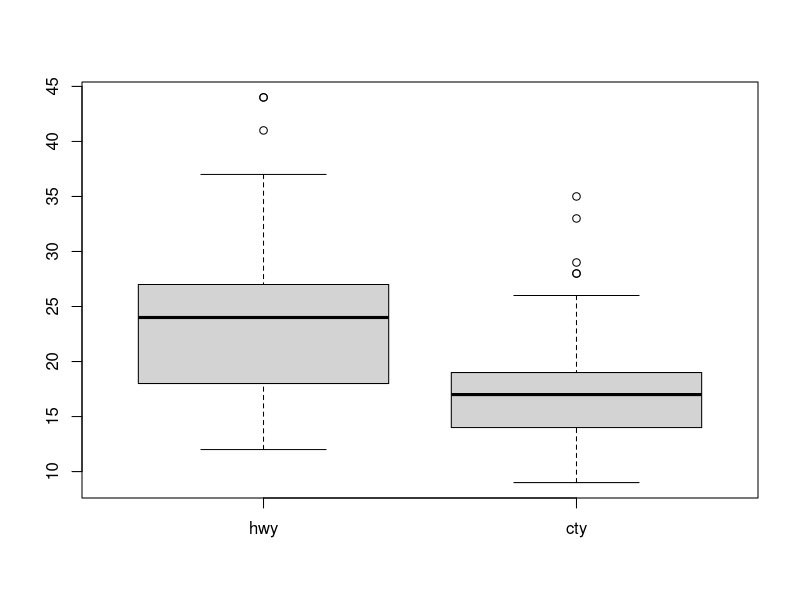
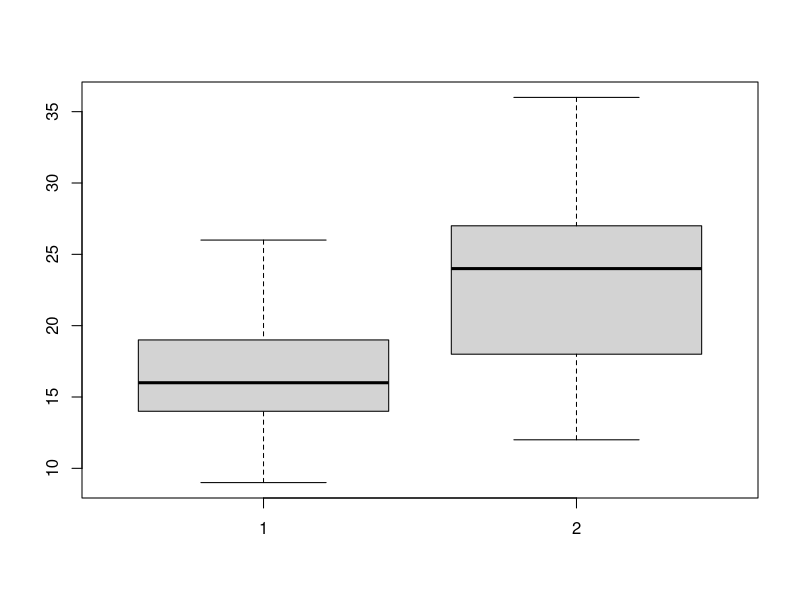
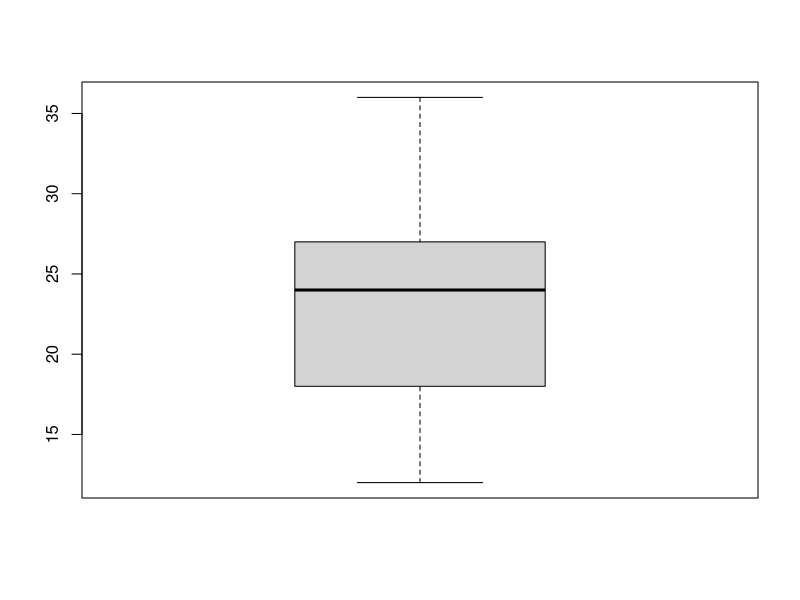
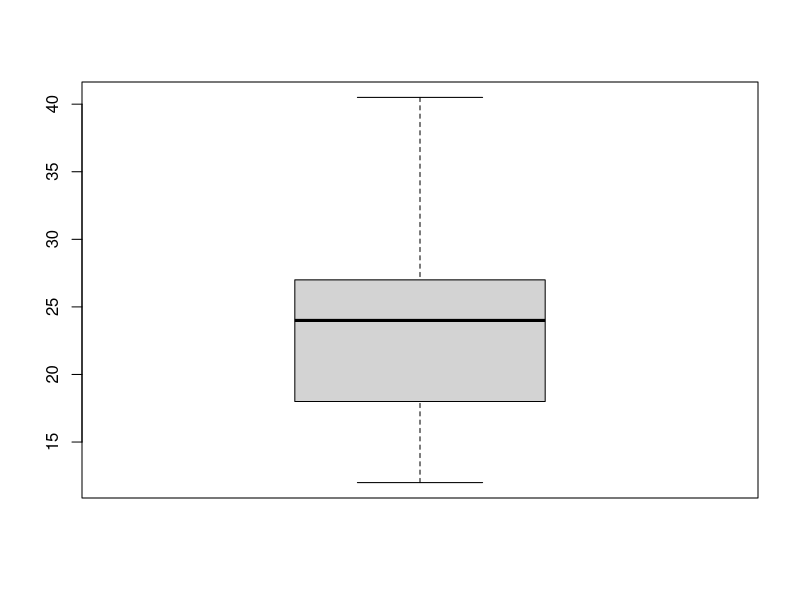
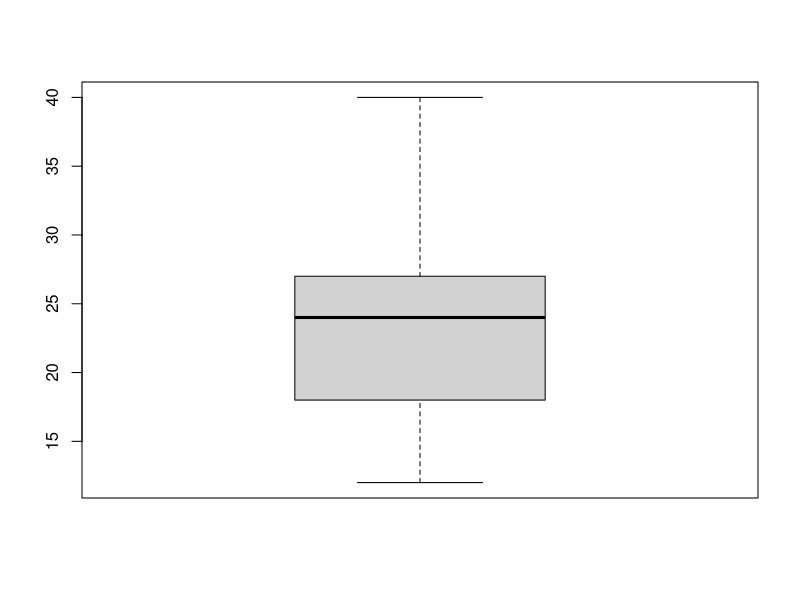

Recreate these plots in R, in order.
library(ggplot2)
library(dplyr)
d = mpg

b = boxplot(d$hwy,d$cty , names = c('hwy','cty'))
b
str(d)

# removing the outliers
d1 = d%>%filter(hwy<40)%>%filter(cty<28)
View(d1)
boxplot(d1$cty,d1$hwy)
kk =d1%>%filter(hwy>40)%>%filter(cty>28)
boxplot(d1$hwy)
# capping the data with high_wisker
ihwy =IQR(d$hwy)
q1 = quantile(d$hwy , 0.25)
q1
q2 = quantile(d$hwy , 0.75)
lw = q1 - 1.5*ihwy
lw
hw = q2 + 1.5*ihwy
hw
d$out = ifelse(d$hwy > hw | d$hwy <lw , 'Yes' , 'No')
View(d)
k = d%>%mutate(new_hwy = ifelse(out == 'Yes' , hw ,hwy))
boxplot(k$new_hwy)
str(k)

# replacing with mean and median
o = d%>%mutate(new_hwy = replace(hwy , hwy>40 , mean(40)))
boxplot(o$new_hwy)

